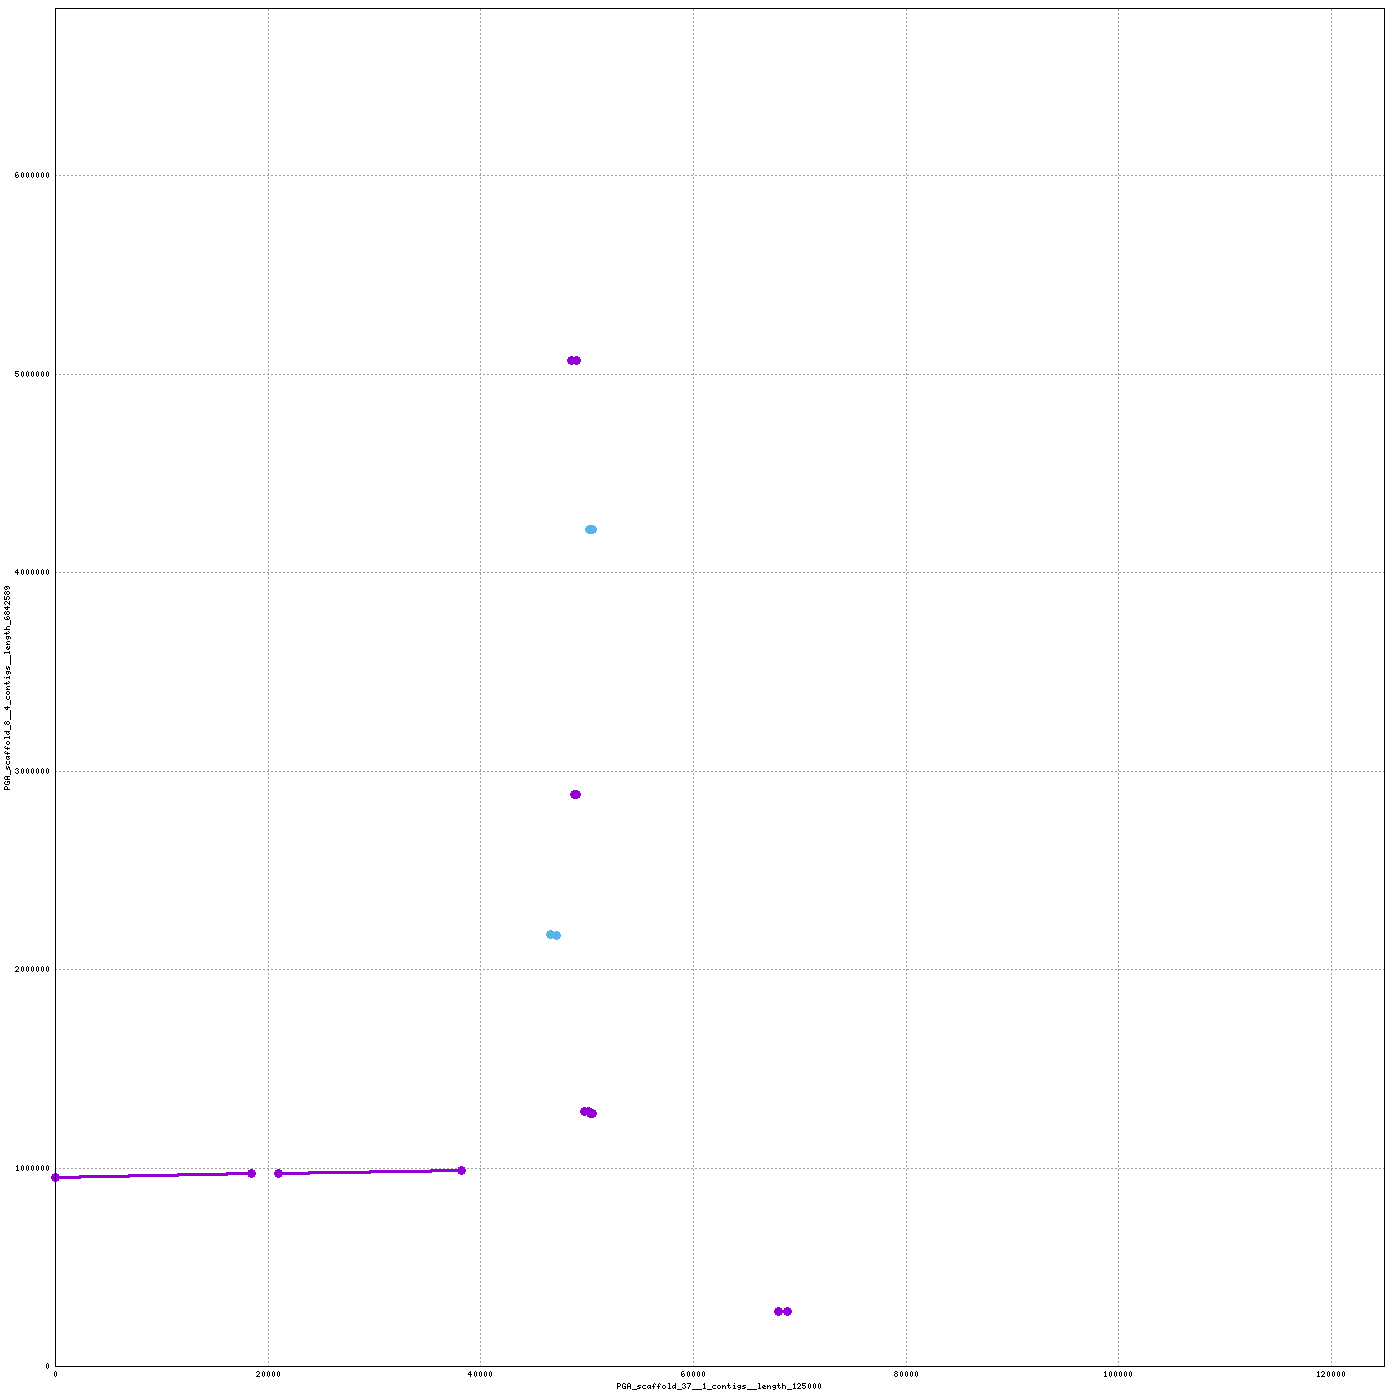

gnuplot code for this plot:
set terminal png tiny size 1400,1400
set output "/home/mike/Desktop/scripts/snakes/plot_pairs/hiCversion1.linear/nucmer/nucmer.73.png"
set size 1,1
set grid
unset key
set border 15
set tics scale 0
set xlabel "PGA_scaffold_37__1_contigs__length_125000"
set ylabel "PGA_scaffold_8__4_contigs__length_6842589"
set format "%.0f"
set mouse format "%.0f"
set mouse mouseformat "[%.0f, %.0f]"
if(GPVAL_VERSION < 5) set mouse clipboardformat "[%.0f, %.0f]"
set xrange [1:125000]
set yrange [1:6842589]
set style line 1  lt 1 lw 3 pt 6 ps 1
set style line 2  lt 3 lw 3 pt 6 ps 1
set style line 3  lt 2 lw 3 pt 6 ps 1
plot \
 "/home/mike/Desktop/scripts/snakes/plot_pairs/hiCversion1.linear/nucmer/nucmer.73.fplot" title "FWD" w lp ls 1, \
 "/home/mike/Desktop/scripts/snakes/plot_pairs/hiCversion1.linear/nucmer/nucmer.73.rplot" title "REV" w lp ls 2
